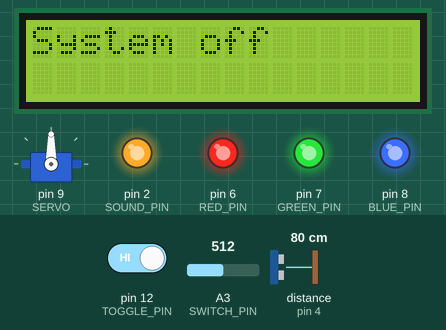
The sketch below on a simulated Arduino Uno, built with avr-gcc and run on an emulated ATmega328P. On the bench: 16×2 character LCD, servo, output pins drawn as LEDs (lit = HIGH). Dashed ring = blinking. The inputs (shaded band) are chosen by the test bench; at power-on: pin 12 (TOGGLE_PIN) HIGH, distance to the obstacle (sensor on pin 4) 80 cm, A3 (SWITCH_PIN) = 512. The echo pulse lasts 58.3 µs per cm; what the sketch prints to the serial monitor is not drawn.

Above: at 1.3 s.
1.4 s: pin 12 (TOGGLE_PIN) driven LOW
At 1.51 s:
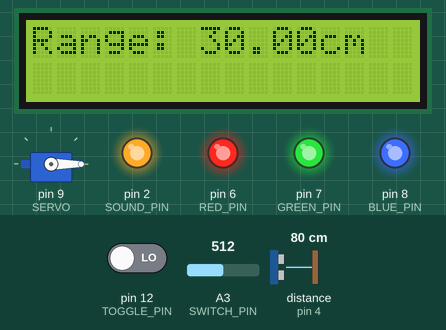
3.3 s: distance to the obstacle (sensor on pin 4) set to 34 cm
6.3 s: distance to the obstacle (sensor on pin 4) set to 28 cm
At 6.68 s:
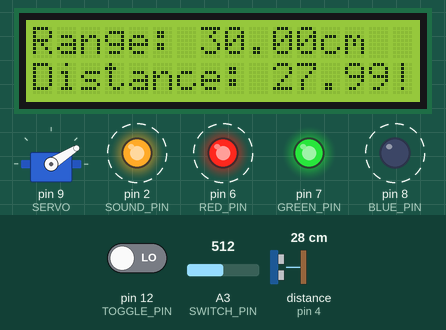
8.4 s: pin 12 (TOGGLE_PIN) driven HIGH
At 9.8 s:
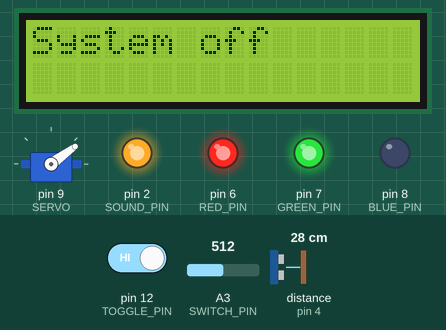
11.4 s: pin 12 (TOGGLE_PIN) driven LOW
At 11.81 s:
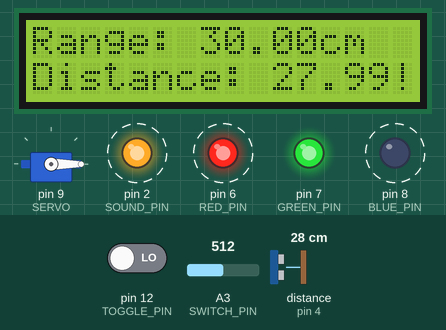
13.3 s: distance to the obstacle (sensor on pin 4) set to 2 cm
At 14.06 s:
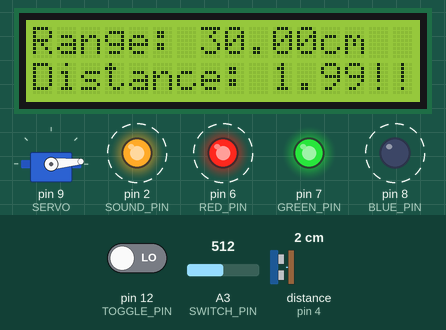
Timing chart, 0 to 31.0 s (numbered marks = the images above; inputs shaded):
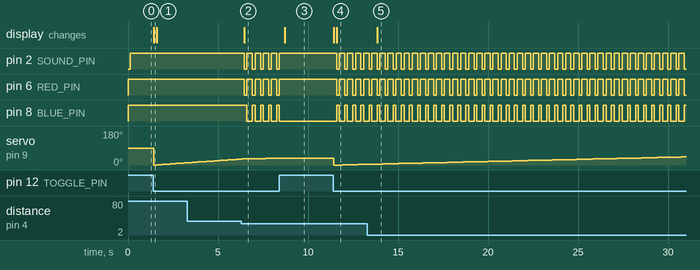

The sketch:

proj.ino
```cpp
#include <LiquidCrystal_I2C.h>
#include <Servo.h>
#include <Wire.h>
#include <NewPing.h>

#define SOUND_PIN 2
#define TRIGGER_PIN 3
#define ECHO_PIN 4
#define SERVO 9
#define RED_PIN 6
#define GREEN_PIN 7
#define BLUE_PIN 8
#define SWITCH_PIN A3
#define REPEAT 5
#define TOGGLE_PIN 12

float duration, distance;
float max_distance;
float parsed_range = 50;
int range;
bool system_on = false;

NewPing sonar(TRIGGER_PIN, ECHO_PIN, parsed_range);

Servo servo1;
LiquidCrystal_I2C lcd(0x27, 16, 2);

void setup()
{
    Serial.begin(9600);
    pinMode(RED_PIN, OUTPUT);
    pinMode(GREEN_PIN, OUTPUT);
    pinMode(BLUE_PIN, OUTPUT);
    pinMode(SWITCH_PIN, INPUT);
    pinMode(SOUND_PIN, OUTPUT);
    analogWrite(RED_PIN, 255);
    analogWrite(GREEN_PIN, 255);
    analogWrite(BLUE_PIN, 255);
    lcd.init();
    lcd.backlight();
    lcd.begin(16, 2);
    servo1.attach(SERVO);
}

void warning_blink()
{
    // Red
    analogWrite(RED_PIN, 0);     // Full intensity
    analogWrite(GREEN_PIN, 255); // No intensity (off)
    analogWrite(BLUE_PIN, 255);  // No intensity (off)
    analogWrite(SOUND_PIN, 0);
    delay(150);

    // Blue
    analogWrite(RED_PIN, 255);   // No intensity (off)
    analogWrite(GREEN_PIN, 255); // No intensity (off)
    analogWrite(BLUE_PIN, 0);    // Full intensity
    analogWrite(SOUND_PIN, 1023);
    delay(150);
}

void display_message(int distance, int range)
{
    lcd.setCursor(0, 0);
    lcd.print("Distance: ");
    lcd.print(distance);
    lcd.print("cm");
    lcd.setCursor(0, 1);
    lcd.print("Range: ");
    lcd.print(range);
    lcd.print("cm");
}

void loop()
{
    system_on = !digitalRead(TOGGLE_PIN);
    if (system_on)
    {
        run_radar();
    }
    else
    {
        analogWrite(SOUND_PIN, 1023);
        lcd.clear();
        lcd.setCursor(0, 0);
        lcd.print("System off");
        delay(10);
    }
}

void run_radar()
{
    analogWrite(SOUND_PIN, 1023);
    range = analogRead(SWITCH_PIN);
    parsed_range = map(range, 0, 1000, 20, 40);
    Serial.println(range);
    lcd.setCursor(0, 0);
    lcd.print("Range: ");
    lcd.print(parsed_range);
    lcd.print("cm");
    int i = 0;
    for (i; i < 180; i++)
    {
        system_on = !digitalRead(TOGGLE_PIN);
        if (system_on == false)
        {
            break;
            analogWrite(SOUND_PIN, 1023);
        }
        servo1.write(i);
        sonar_detect();
        range = analogRead(SWITCH_PIN);
        parsed_range = map(range, 0, 1000, 20, 40);
        lcd.setCursor(0, 0);
        lcd.print("Range: ");
        lcd.print(parsed_range);
        lcd.print("cm");
        if (distance < parsed_range && distance > 0)
        {

            warning_blink();
        }
        else
        {
            analogWrite(RED_PIN, 255);
            analogWrite(GREEN_PIN, 255);
            analogWrite(BLUE_PIN, 255);
            analogWrite(SOUND_PIN, 1023);
        }
    }
    for (i; i > 0; i--)
    {
        system_on = !digitalRead(TOGGLE_PIN);
        if (system_on == false)
        {
            break;
        }
        servo1.write(i);
        sonar_detect();
        range = analogRead(SWITCH_PIN);
        parsed_range = map(range, 0, 1000, 20, 40);
        lcd.setCursor(0, 0);
        lcd.print("Range: ");
        lcd.print(parsed_range);
        lcd.print("cm");
        if (distance < parsed_range && distance > 0)
        {
            warning_blink();
        }
        else
        {
            analogWrite(RED_PIN, 255);
            analogWrite(GREEN_PIN, 255);
            analogWrite(BLUE_PIN, 255);
            analogWrite(SOUND_PIN, 1023);
        }
    }
}

void sonar_detect()
{
    duration = sonar.ping_median(REPEAT);
    distance = (duration / 2) * 0.0343;
    if (distance >= parsed_range || distance <= 0)
    {
        lcd.setCursor(0, 1);
        lcd.print("Distance: ");
        lcd.print("Safe.     ");
    }
    else
    {
        lcd.setCursor(0, 1);
        lcd.print("Distance: ");
        lcd.print(distance);
        lcd.print("!!!!");
    }
}
```

Measured:
- the behaviour switches between 31 and 30 cm on distance to the obstacle (sensor on pin 4) (found by bisection; images 1 and 2)
- after the input at 1.4 s, servo on pin 9 (SERVO): 90° → 0° at once, → 1° 0.15 s later, → 2° 0.15 s later, → 3° 0.15 s later, … (13 changes in this stretch); the display: changes at once (image 1)
- after the input at 6.3 s, pin 2 (SOUND_PIN), pin 6 (RED_PIN): alternates HIGH for 0.30 s and LOW for 0.15 s, starting after 0.16 s; pin 8 (BLUE_PIN): alternates HIGH for 0.15 s and LOW for 0.30 s, starting after 0.31 s; the display: changes after 0.16 s (image 2)
- after the input at 8.4 s, pin 2 (SOUND_PIN), pin 6 (RED_PIN): goes on until 8.4 s, then stays HIGH; pin 8 (BLUE_PIN): goes on until 8.4 s, then stays LOW; servo on pin 9 (SERVO): stays 36° (without the input it goes to 37° after 0.17 s); the display: changes after 0.32 s (image 3)
- after the input at 11.4 s, pin 2 (SOUND_PIN), pin 6 (RED_PIN): alternates HIGH for 0.30 s and LOW for 0.15 s, starting after 0.19 s
- after the input at 13.3 s, the display: changes after 0.54 s (image 5)
